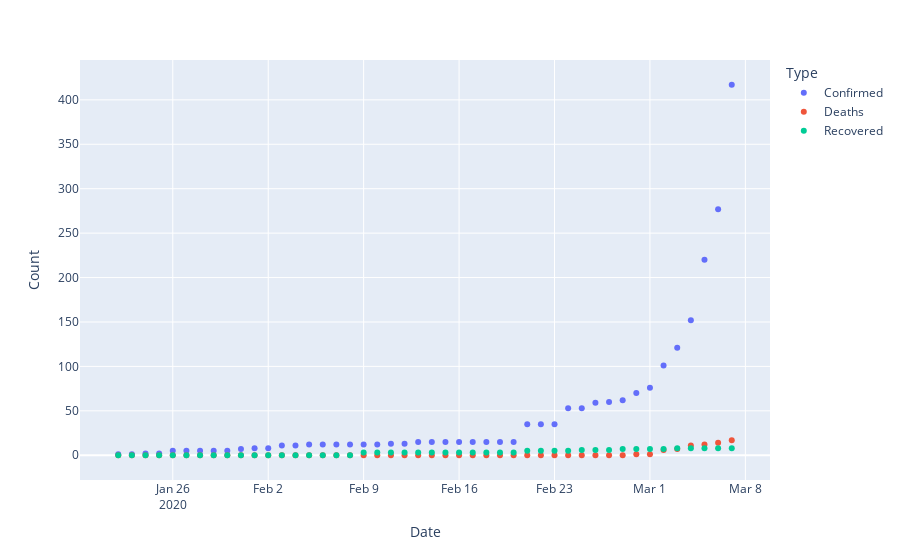

Write notebook code for a chart like this one.
### Code cell
px.scatter(tidy_df[tidy_df['US']=='US'], x='Date', y='Count', color='Type')
